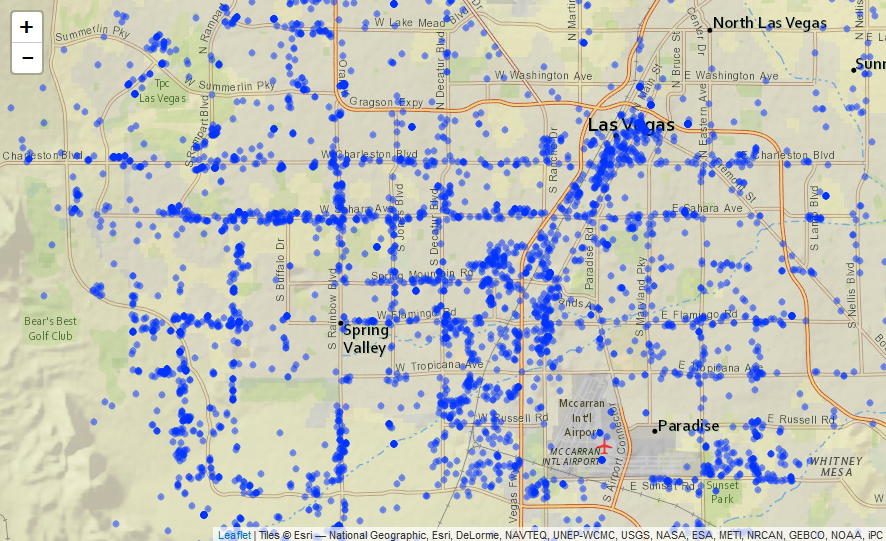

Write R code to recreate this figure.
res1<-dbGetQuery(channel, "select latitude,longitude from business where city='Las Vegas' and stars>=5;")
res1$latitude<-as.numeric(res1$latitude)
res1$longitude<-as.numeric(res1$longitude)
center_lon = median(res1$longitude,na.rm = TRUE)
center_lat = median(res1$latitude,na.rm = TRUE)

leaflet(res1) %>% addProviderTiles("Esri.NatGeoWorldMap") %>%
  addCircles(lng = ~longitude, lat = ~latitude,radius = 1)  %>%
  
  # controls
  setView(lng=center_lon, lat=center_lat,zoom = 12)
